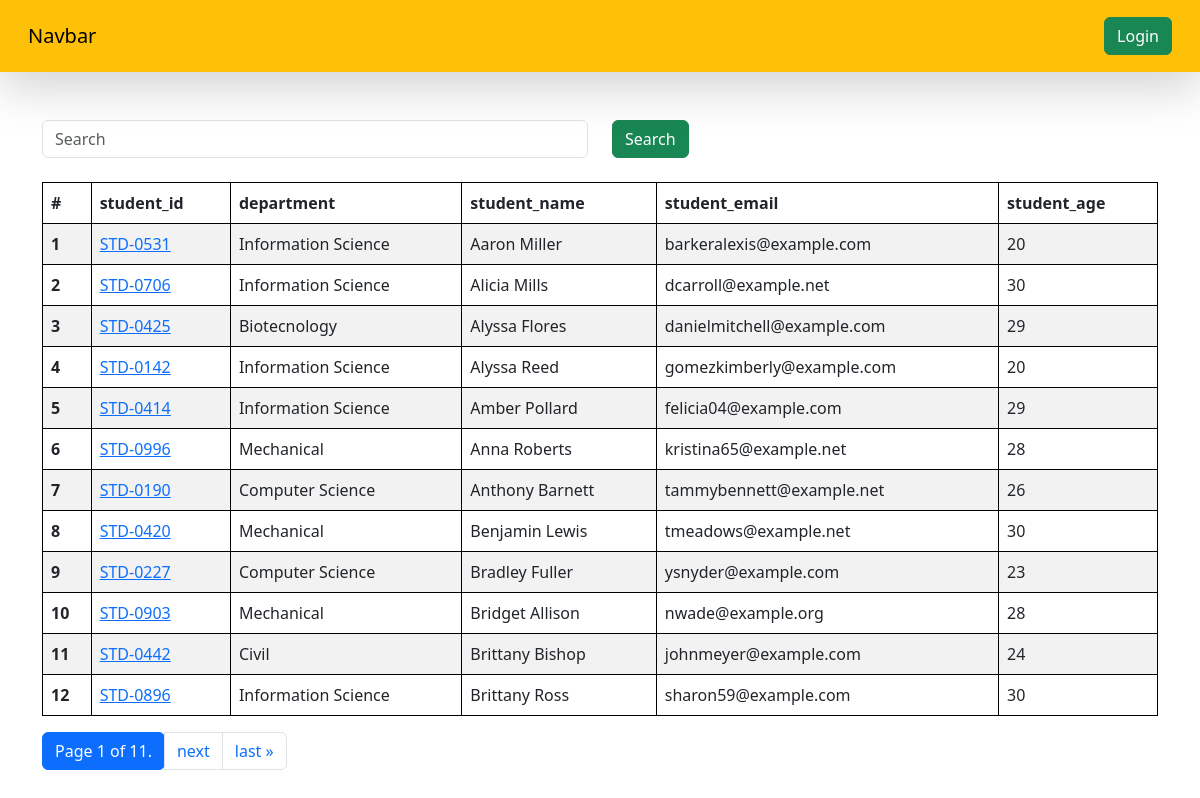
The page /students/ on the database its author committed.
### vege/models.py (models this page shows, shortened)
class Student(models.Model):
    department = models.ForeignKey(Department ,related_name="depart",on_delete=models.CASCADE)
    student_id = models.OneToOneField(StudentID,related_name="studentid",on_delete=models.CASCADE)
    student_name = models.CharField(max_length=100)
    student_email = models.EmailField(unique=True)
    student_age =models.IntegerField(default=18)
    student_address = models.TextField()
    class Meta:
        ordering = ['student_name']
        verbose_name = 'student'

class StudentID(models.Model):
    student_id = models.CharField(max_length=100)
    def __str__(self) -> str:
        return self.student_id

class Department(models.Model):
    department = models.CharField(max_length=100)
    class Meta:
        ordering = ['department']

### vege/views.py (the view, shortened to what this page needs)
# urls.py: path('students/',get_students,name='get_students'),
def get_students(request):
    queryset = Student.objects.all()
    ranks = Student.objects.annotate(marks= Sum('studentmarks__marks')).order_by('-marks','-student_age')
    for rank in ranks:
        print(rank.marks)
    paginator = Paginator(queryset, 12)  # Show 25 contacts per page.
    page_number = request.GET.get("page",1)
    page_obj = paginator.get_page(page_number)
    print(page_obj)
    return render(request,'report/students.html',{'queryset':page_obj})

### vege/templates/report/students.html (shortened to what this page needs)
{% extends "base.html" %}
{% block content %}
<div class="container mt-5">
    <form class="mb-4">
      <div class="row">
        <div class="col-md-6">
          <input name="search" placeholder="Search" class="form-control">
        </div>
        <div class="col-md-6">
          <button class="btn btn-success">Search</button>
        </div>
      </div>
    </form>
    <table class="table table-striped">
        <thead>
          <tr>
            <th scope="col">#</th>
            <th scope="col">student_id</th>
            <th scope="col">department</th>
            <th scope="col">student_name</th>
            <th scope="col">student_email</th>
            <th scope="col">student_age</th>
          </tr>
        </thead>
        <tbody>
            {% for student in queryset %}
          <tr>
            <th scope="row">{{forloop.counter}}</th>
            <td><a href="{% url 'see_marks' student.student_id %}">{{student.student_id}}</a>
                  </td>
            <td>{{student.department.department}}</td>
            <td>{{student.student_name}}</td>
            <td>{{student.student_email}}</td>
            <td>{{student.student_age}}</td>
          </tr>
          {% endfor %}
        </tbody>
      </table>
      <div class="pagination">
          <button class="btn btn-primary">
            <span class="current">
                Page {{ queryset.number }} of {{ queryset.paginator.num_pages }}.
            </span>
          </button>
            {% if queryset.has_next %}
            <li class="page-item"><a class="page-link" href="?page={{ queryset.next_page_number }}">next</a></li>
            <li class="page-item"><a class="page-link" href="?page={{ queryset.paginator.num_pages }}">last &raquo;</a></li>
            {% endif %}
    </div>
</div>
{% endblock %}

### firstapp/templates/base.html (style rules this page uses)
table, th, td { border:1px solid black; }

### rows shown on the page
Student: student_id "STD-0531", department.department "Information Science", student_name "Aaron Miller", student_email "barkeralexis@example.com", student_age "20"
Student: student_id "STD-0706", department.department "Information Science", student_name "Alicia Mills", student_email "dcarroll@example.net", student_age "30"
Student: student_id "STD-0425", department.department "Biotecnology", student_name "Alyssa Flores", student_email "danielmitchell@example.com", student_age "29"
Student: student_id "STD-0142", department.department "Information Science", student_name "Alyssa Reed", student_email "gomezkimberly@example.com", student_age "20"
Student: student_id "STD-0414", department.department "Information Science", student_name "Amber Pollard", student_email "felicia04@example.com", student_age "29"
Student: student_id "STD-0996", department.department "Mechanical", student_name "Anna Roberts", student_email "kristina65@example.net", student_age "28"
Student: student_id "STD-0190", department.department "Computer Science", student_name "Anthony Barnett", student_email "tammybennett@example.net", student_age "26"
Student: student_id "STD-0420", department.department "Mechanical", student_name "Benjamin Lewis", student_email "tmeadows@example.net", student_age "30"
Student: student_id "STD-0227", department.department "Computer Science", student_name "Bradley Fuller", student_email "ysnyder@example.com", student_age "23"
Student: student_id "STD-0903", department.department "Mechanical", student_name "Bridget Allison", student_email "nwade@example.org", student_age "28"
Student: student_id "STD-0442", department.department "Civil", student_name "Brittany Bishop", student_email "johnmeyer@example.com", student_age "24"
Student: student_id "STD-0896", department.department "Information Science", student_name "Brittany Ross", student_email "sharon59@example.com", student_age "30"

### other values the page prints
{{ queryset.number }} "1"
{{ queryset.paginator.num_pages }} "11"
